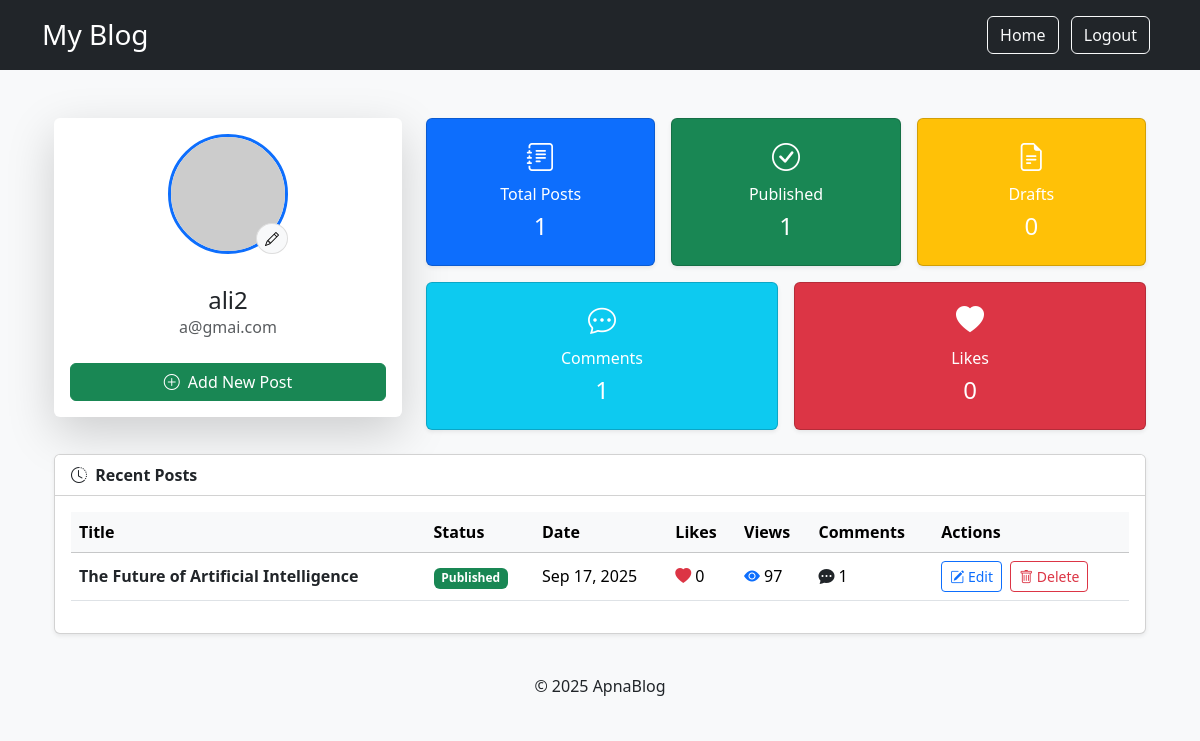
Page /dashboard/ (signed in) on the earlier database version.
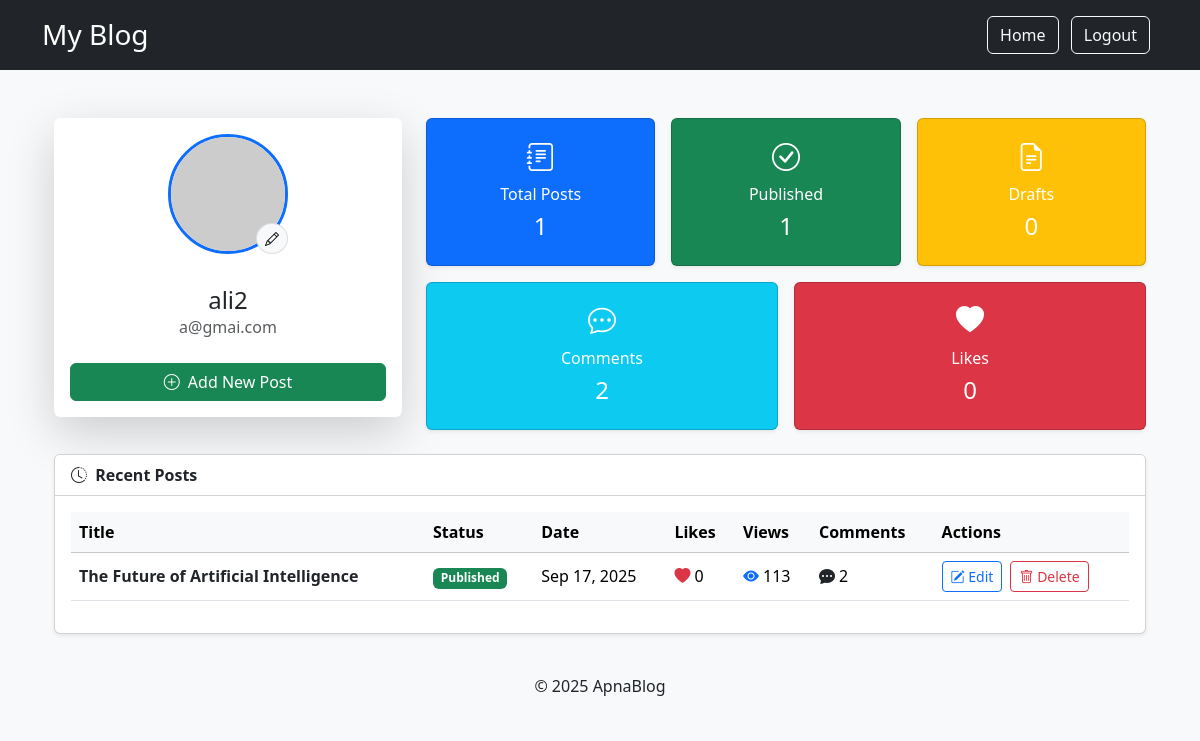
Same page on the later database version.
### post/models.py (models this page shows, shortened)
class Post(models.Model):
    STATUS_CHOICES = (
        ("draft", "Draft"),
        ("published", "Published"),
    )
    title = models.CharField(max_length=200)
    slug = models.SlugField(max_length=220, unique=True, blank=True)
    summary = models.TextField(max_length=300, help_text="Short summary for preview.")
    content = models.TextField()
    author = models.ForeignKey(User, on_delete=models.CASCADE, related_name="posts")
    category = models.ForeignKey(Category, on_delete=models.SET_NULL, null=True, blank=True)
    tags = models.ManyToManyField(Tag, blank=True)
    image = models.ImageField(upload_to="posts/", blank=True, null=True)
    created_at = models.DateTimeField(auto_now_add=True)
    updated_at = models.DateTimeField(auto_now=True)
    status = models.CharField(max_length=10, choices=STATUS_CHOICES, default="draft")
    views = models.PositiveIntegerField(default=0)

### accounts/views.py (the view)
# urls.py: path('dashboard/', accounts_views.dashboard, name='dashboard'),
def dashboard(request):
    if not request.user.is_authenticated:
        return redirect('login')
    user_posts = Post.objects.filter(author=request.user)
    total_posts = user_posts.count()
    published_posts = user_posts.filter(status="published").count()
    draft_posts = user_posts.filter(status="draft").count()
    recent_posts = user_posts.order_by('-created_at')[:5]
    total_comments = sum(post.comments.count() for post in user_posts)
    total_likes = sum(post.likes.count() for post in user_posts)
    profile_img_url = None
    try:
        if request.user.profile.image and request.user.profile.image.url:
            profile_img_url = request.user.profile.image.url
    except Exception:
        pass
    if not profile_img_url:
        profile_img_url = f"https://ui-avatars.com/api/?name={request.user.username}&background=0D8ABC&color=fff&size=80"
    return render(request, 'dashboard.html', {
        'user_posts': user_posts,
        'total_posts': total_posts,
        'published_posts': published_posts,
        'draft_posts': draft_posts,
        'recent_posts': recent_posts,
        'total_comments': total_comments,
        'total_likes': total_likes,
        'profile_img_url': profile_img_url,
    })

### templates/dashboard.html (shortened to what the changed rows need)
{% extends "base.html" %}
{% block content %}
<div class="container mt-5">
    <div class="row mb-4">
        <div class="col-md-8">
            <div class="row g-3">
                <div class="col-md-6">
                    <div class="card shadow-sm text-center bg-info text-white">
                        <div class="card-body">
                            <i class="bi bi-chat-dots fs-3"></i>
                            <h6 class="mt-2">Comments</h6>
                            <h4>{{ total_comments }}</h4>
                        </div>
                    </div>
                </div>
            </div>
        </div>
    </div>
    <div class="card shadow-sm">
        <div class="card-body">
            <div class="table-responsive">
                <table class="table align-middle table-hover">
                    <thead class="table-light">
                        <tr>
                            <th>Title</th>
                            <th>Status</th>
                            <th>Date</th>
                            <th>Likes</th>
                            <th>Views</th>
                            <th>Comments</th>
                            <th>Actions</th>
                        </tr>
                    </thead>
                    <tbody>
                        {% for post in recent_posts %}
                        <tr>
                            <td>
                                <a href="{% url 'post_detail' post.id %}"
                                   class="fw-bold text-decoration-none text-dark">
                                    {{ post.title }}
                                </a>
                            </td>
                            <td>
                                {% if post.status == 'published' %}
                                    <span class="badge bg-success">Published</span>
                                {% else %}
                                    <span class="badge bg-secondary">Draft</span>
                                {% endif %}
                            </td>
                            <td>{{ post.created_at|date:"M d, Y" }}</td>
                            <td><i class="bi bi-heart-fill text-danger me-1"></i>{{ post.likes.count }}</td>
                            <td><i class="bi bi-eye-fill text-primary me-1"></i>{{ post.views }}</td>
                            <td><i class="bi bi-chat-dots-fill text-dark me-1"></i>{{ post.comments.count }}</td>
                            <td>
                                <a href="{% url 'edit_post' post.id %}" class="btn btn-sm btn-outline-primary me-1" title="Edit Post">
                                    <i class="bi bi-pencil-square"></i> Edit
                                </a>
                                <a href="{% url 'delete_post' post.id %}" class="btn btn-sm btn-outline-danger" title="Delete Post" onclick="return confirm('Are you sure you want to delete this post?');">
                                    <i class="bi bi-trash"></i> Delete
                                </a>
                            </td>
                        </tr>
                        {% empty %}
                        <tr>
                            <td colspan="7" class="text-center text-muted">No posts found.</td>
                        </tr>
                        {% endfor %}
                    </tbody>
                </table>
            </div>
        </div>
    </div>
</div>
{% endblock %}

Differences in the rows shown:
changed Post "The Future of Artificial Intelligence": views "97" → "113"; comments.count "1" → "2"
Other differences:
{{ total_comments }}: "1" → "2"
